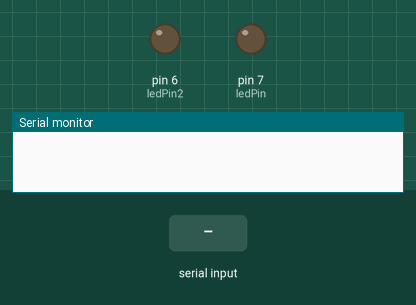
Simulated run of this sketch. Board: Arduino Uno, built with avr-gcc and run on an emulated ATmega328P. Shown: output pins drawn as LEDs (lit = HIGH), the last lines printed to the serial monitor. The inputs (shaded band) are chosen by the test bench.

Above: at 1.2 s.
1.3 s: "H" received over Serial
At 1.7 s:
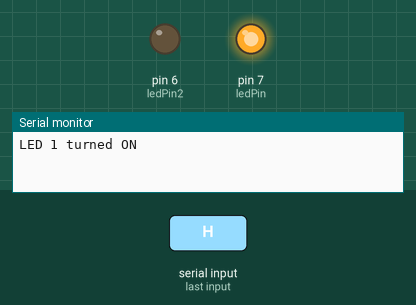
2.8 s: "L" received over Serial
At 4.0 s:
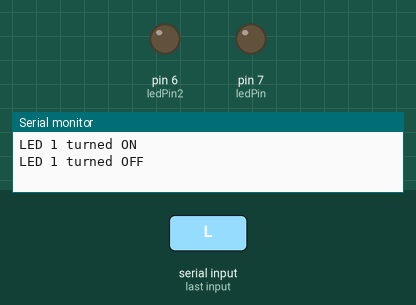
Timing chart, 0 to 5.8 s (numbered marks = the images above; inputs shaded):
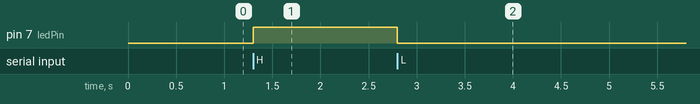

Measured:
- after the input at 1.3 s, pin 7 (ledPin): LOW → HIGH at once
- after the input at 2.8 s, pin 7 (ledPin): HIGH → LOW at once

The sketch:

Arduino_Code.cpp.ino
```cpp
const int ledPin = 7;
const int ledPin2 = 6; // Assuming the LED is connected to pin 6

void setup() {
  pinMode(ledPin, OUTPUT); // Set pin 7 as an output
  pinMode(ledPin2, OUTPUT); // Set pin 6 as an output
  Serial.begin(9600); // Begin serial communication
}

void loop() {
  if (Serial.available() > 0) {
    char receivedChar = Serial.read();
    if (receivedChar == 'H') {
      digitalWrite(ledPin, HIGH); // Turn on the first LED
      Serial.println("LED 1 turned ON");
    } else if (receivedChar == 'L') {
      digitalWrite(ledPin, LOW); // Turn off the first LED
      Serial.println("LED 1 turned OFF");
    } else if (receivedChar == 'H2') {
      digitalWrite(ledPin2, HIGH); // Turn on the second LED
      Serial.println("LED 2 turned ON");
    } else if (receivedChar == 'L2') {
      digitalWrite(ledPin2, LOW); // Turn off the second LED
      Serial.println("LED 2 turned OFF");
    }
  }
}
```
